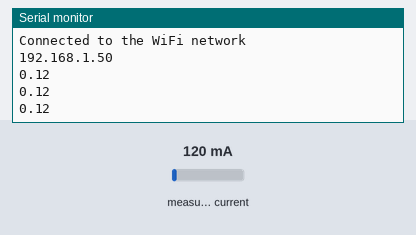
Bench run of a program on a simulated Arduino Uno WiFi Rev2. Shown: the last lines printed to the serial monitor. The inputs (shaded band) are chosen by the test bench; at power-on: measured current 120 mA. WiFi joins after 1.5 s; servers stay silent unless stated; uploads are accepted with an empty reply.

Above: at 3.4 s.
3.5 s: measured current set to 40 mA
At 3.76 s:
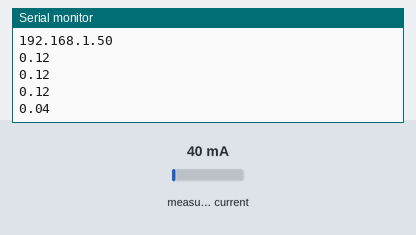
5.0 s: measured current set to 500 mA
At 5.27 s:
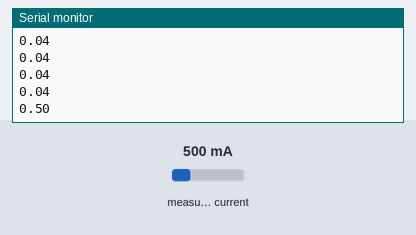
Timing chart, 0 to 8.0 s (numbered marks = the images above; inputs shaded):
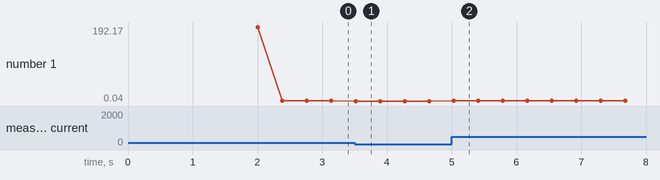

The program:

main.cpp
```cpp
#include <Arduino.h>
#include "EmonLib.h"
#include <SPI.h>
#include <Wire.h>
#include <WiFiNINA.h>
#include <ArduinoHttpClient.h>
#include <ArduinoJson.h>
#include <string.h>

EnergyMonitor emon1;                   // Create an instance

char SSID[] = "ArduinoWifi";
char PASS[] = "0619H+i6";
const char server[] = "145.93.100.130";

WiFiClient wifi;
HttpClient client = HttpClient(wifi, server, 2435);
int status = WL_IDLE_STATUS;

int clientId = 0;

void registerArduino() {
  StaticJsonDocument<8> json;

  json["tafelNummer"] = 1;

  String data;
  serializeJson(json, data);

  client.beginRequest();
  client.post("/register", "application/json", data);

  if(client.responseStatusCode() == 200) {
    StaticJsonDocument<24> response;
    deserializeJson(response, client.responseBody());
    clientId = response["id"];
  }
}

void updateAmperage() {
  StaticJsonDocument<16> json;

  double amps = emon1.calcIrms(1480);
  Serial.println(amps);
  json["clientId"] = clientId;
  json["ampere"] = amps;

  String data;
  serializeJson(json, data);

  client.beginRequest();
  client.post("/update", "application/json", data);

  if(client.responseStatusCode() == 406) {
    registerArduino();
  }
}

void setup()
{
  Serial.begin(9600);

  emon1.current(A0, 30);

  while (status != WL_CONNECTED)
  {
    Serial.println("Connecting to WiFi...");
    status = WiFi.begin(SSID, PASS);
    delay(500);
  }

  Serial.println("Connected to the WiFi network");
  Serial.println(WiFi.localIP());

  registerArduino();
}

void loop()
{
  updateAmperage();
}
```

Measured:
- after the input at 3.5 s, the serial monitor: prints a new line at once (image 1)
- after the input at 5.0 s, the serial monitor: prints a new line at once (image 2)
- plotted number 1: 0.12 → 0.04 after the input at 3.5 s, 0.04 → 0.5 after the input at 5.0 s
